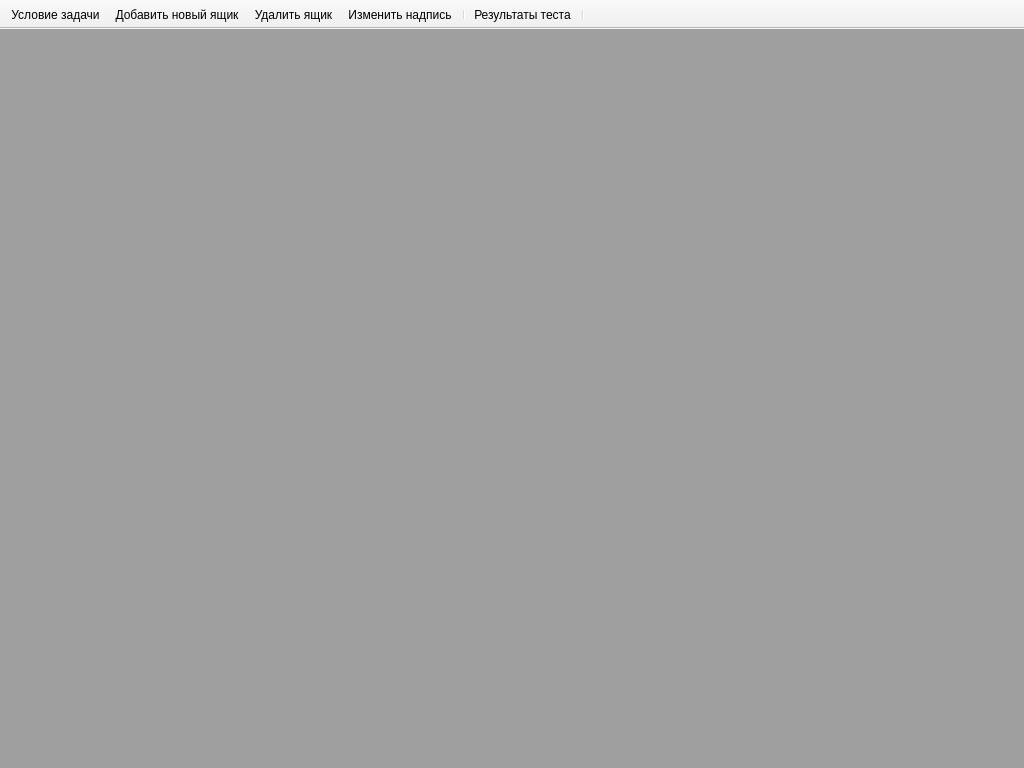
<?xml version="1.0" encoding="UTF-8"?>
<ui version="4.0">
 <class>DiagnosticsWindow</class>
 <widget class="QMainWindow" name="DiagnosticsWindow">
  <property name="geometry">
   <rect>
    <x>0</x>
    <y>0</y>
    <width>1024</width>
    <height>768</height>
   </rect>
  </property>
  <property name="windowTitle">
   <string>Диагностика работы за компьютером</string>
  </property>
  <property name="windowIcon">
   <iconset resource="diagn.qrc">
    <normaloff>:/Icons/images/full-box.png</normaloff>:/Icons/images/full-box.png</iconset>
  </property>
  <widget class="QWidget" name="centralwidget">
   <layout class="QGridLayout" name="gridLayout">
    <property name="margin">
     <number>0</number>
    </property>
    <property name="spacing">
     <number>0</number>
    </property>
    <item row="0" column="0">
     <widget class="QMdiArea" name="booksArea">
     </widget>
    </item>
   </layout>
  </widget>
  <widget class="QToolBar" name="toolBar">
   <property name="windowTitle">
    <string>toolBar</string>
   </property>
   <property name="movable">
    <bool>false</bool>
   </property>
   <property name="iconSize">
    <size>
     <width>48</width>
     <height>48</height>
    </size>
   </property>
   <attribute name="toolBarArea">
    <enum>TopToolBarArea</enum>
   </attribute>
   <attribute name="toolBarBreak">
    <bool>false</bool>
   </attribute>
   <addaction name="actionHelp"/>
   <addaction name="actionNewBox"/>
   <addaction name="actionDeleteBox"/>
   <addaction name="actionRename"/>
   <addaction name="separator"/>
   <addaction name="actionFinish"/>
   <addaction name="separator"/>
  </widget>
  <action name="actionNewBox">
   <property name="icon">
    <iconset resource="diagn.qrc">
     <normaloff>:/Icons/images/empty-box.png</normaloff>:/Icons/images/empty-box.png</iconset>
   </property>
   <property name="text">
    <string>Добавить новый ящик</string>
   </property>
   <property name="toolTip">
    <string>Добавить еще один ящик</string>
   </property>
  </action>
  <action name="actionNewTest">
   <property name="icon">
    <iconset resource="diagn.qrc">
     <normaloff>:/Icons/images/new-test.png</normaloff>:/Icons/images/new-test.png</iconset>
   </property>
   <property name="text">
    <string>Новый тест</string>
   </property>
   <property name="toolTip">
    <string>Начать тест с начала</string>
   </property>
  </action>
  <action name="actionFinish">
   <property name="icon">
    <iconset resource="diagn.qrc">
     <normaloff>:/Icons/images/ok.png</normaloff>:/Icons/images/ok.png</iconset>
   </property>
   <property name="text">
    <string>Результаты теста</string>
   </property>
   <property name="toolTip">
    <string>Проверить результаты теста</string>
   </property>
  </action>
  <action name="actionHelp">
   <property name="icon">
    <iconset resource="diagn.qrc">
     <normaloff>:/Icons/images/question.png</normaloff>:/Icons/images/question.png</iconset>
   </property>
   <property name="text">
    <string>Условие задачи</string>
   </property>
   <property name="toolTip">
    <string>Прочитать условие задачи</string>
   </property>
  </action>
  <action name="actionDeleteBox">
   <property name="icon">
    <iconset resource="diagn.qrc">
     <normaloff>:/Icons/images/delete.png</normaloff>:/Icons/images/delete.png</iconset>
   </property>
   <property name="text">
    <string>Удалить ящик</string>
   </property>
   <property name="toolTip">
    <string>Удалить выбранный ящик</string>
   </property>
  </action>
  <action name="actionRename">
   <property name="icon">
    <iconset resource="diagn.qrc">
     <normaloff>:/Icons/images/rename.png</normaloff>:/Icons/images/rename.png</iconset>
   </property>
   <property name="text">
    <string>Изменить надпись</string>
   </property>
   <property name="toolTip">
    <string>Изменить надпись на ящике или книге</string>
   </property>
  </action>
 </widget>
 <resources>
  <include location="diagn.qrc"/>
 </resources>
 <connections>
  <connection>
   <sender>actionNewTest</sender>
   <signal>activated()</signal>
   <receiver>DiagnosticsWindow</receiver>
   <slot>slotNewTest()</slot>
   <hints>
    <hint type="sourcelabel">
     <x>-1</x>
     <y>-1</y>
    </hint>
    <hint type="destinationlabel">
     <x>399</x>
     <y>299</y>
    </hint>
   </hints>
  </connection>
  <connection>
   <sender>actionNewBox</sender>
   <signal>activated()</signal>
   <receiver>DiagnosticsWindow</receiver>
   <slot>slotNewBox()</slot>
   <hints>
    <hint type="sourcelabel">
     <x>-1</x>
     <y>-1</y>
    </hint>
    <hint type="destinationlabel">
     <x>399</x>
     <y>299</y>
    </hint>
   </hints>
  </connection>
  <connection>
   <sender>actionFinish</sender>
   <signal>activated()</signal>
   <receiver>DiagnosticsWindow</receiver>
   <slot>slotFinishEditing()</slot>
   <hints>
    <hint type="sourcelabel">
     <x>-1</x>
     <y>-1</y>
    </hint>
    <hint type="destinationlabel">
     <x>399</x>
     <y>299</y>
    </hint>
   </hints>
  </connection>
  <connection>
   <sender>actionHelp</sender>
   <signal>activated()</signal>
   <receiver>DiagnosticsWindow</receiver>
   <slot>slotHelp()</slot>
   <hints>
    <hint type="sourcelabel">
     <x>-1</x>
     <y>-1</y>
    </hint>
    <hint type="destinationlabel">
     <x>399</x>
     <y>299</y>
    </hint>
   </hints>
  </connection>
  <connection>
   <sender>actionDeleteBox</sender>
   <signal>activated()</signal>
   <receiver>DiagnosticsWindow</receiver>
   <slot>slotDeleteBox()</slot>
   <hints>
    <hint type="sourcelabel">
     <x>-1</x>
     <y>-1</y>
    </hint>
    <hint type="destinationlabel">
     <x>399</x>
     <y>299</y>
    </hint>
   </hints>
  </connection>
  <connection>
   <sender>actionRename</sender>
   <signal>activated()</signal>
   <receiver>DiagnosticsWindow</receiver>
   <slot>slotRename()</slot>
   <hints>
    <hint type="sourcelabel">
     <x>-1</x>
     <y>-1</y>
    </hint>
    <hint type="destinationlabel">
     <x>399</x>
     <y>299</y>
    </hint>
   </hints>
  </connection>
 </connections>
 <slots>
  <slot>slotNewTest()</slot>
  <slot>slotNewBox()</slot>
  <slot>slotFinishEditing()</slot>
  <slot>slotHelp()</slot>
  <slot>slotDeleteBox()</slot>
  <slot>slotRename()</slot>
 </slots>
</ui>
